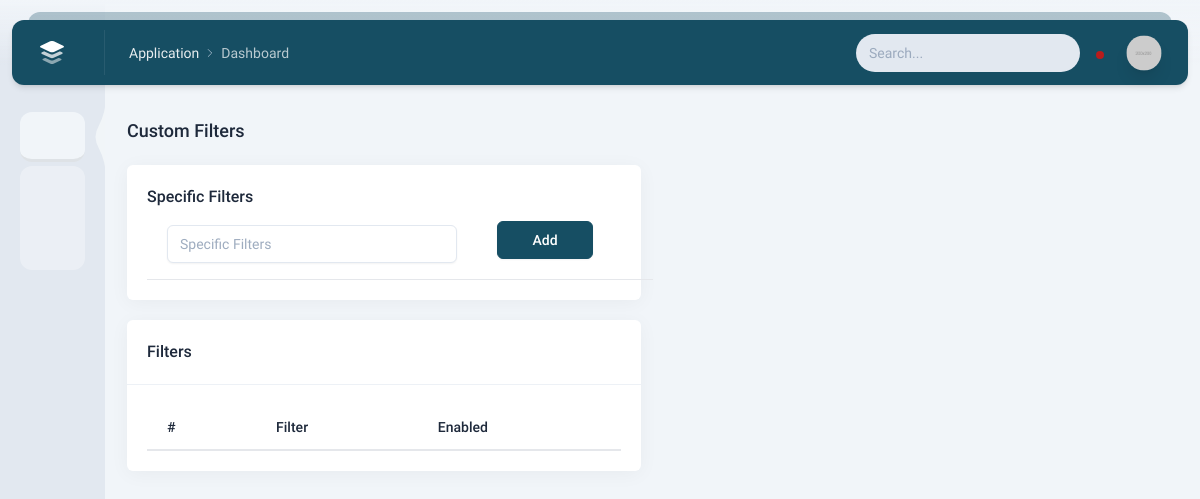
Before: /Custom-filter-light/ (signed in) with the older database file.
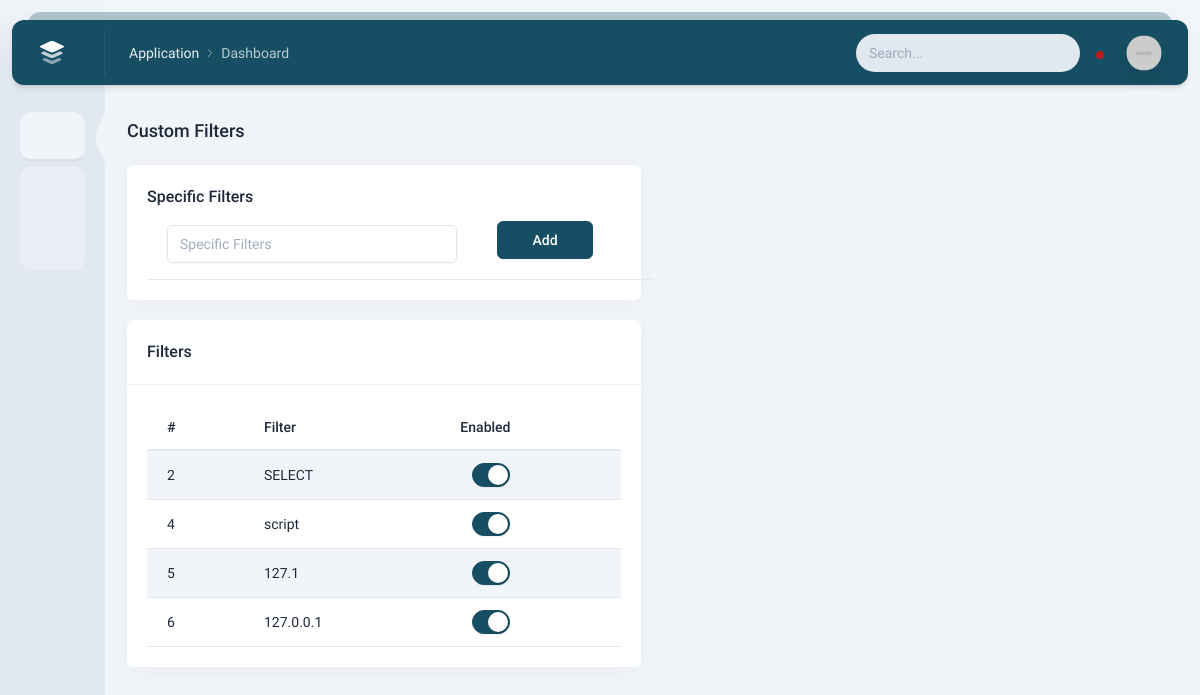
After: the same page with the newer database file.
### main/models.py (models this page shows, shortened)
class Pattern(models.Model):
    name=models.CharField( max_length=100)
    is_enabled=models.BooleanField(default=False)

### main/views.py (the view)
# urls.py: path('Custom-filter-light/', views.Custom_filter_light,name='Custom-filter-light'),
@login_required(login_url='main:login-light')
def Custom_filter_light (request):
    if request.method == 'POST':
        form = Patternform(request.POST)
        if form.is_valid():
            print('form is valid')
            form.save()
            return redirect(reverse('main:Custom-filter-light'))
        else:
            print('in else')
            form = Patternform()
            return render (request,'main/Custom-filter-light.html',{'title':"Custom-filter-light"})
    else:
        return render (request,'main/Custom-filter-light.html',{'title':"Custom-filter-light","patterns":Pattern.objects.all()})

### main/templates/main/Custom-filter-light.html (shortened to what this page needs)
{% extends "index.html" %}
{% load static %}
{% block content %}
    <div class="content">
                <div class="intro-y flex items-center mt-8">
                    <h2 class="text-lg font-medium mr-auto">
                        Custom Filters
                    </h2>
                </div>
                <div class="grid grid-cols-12 gap-6 mt-5">
                    <div class="intro-y col-span-12 lg:col-span-6">
                            <div class="intro-y col-span-12 lg:col-span-6">
                                <div class="intro-y box">
                                    <form method='POST' enctype="multipart/form-data">
                                    <div id="input" class="p-5">
                                        <div class="preview">
                                            <div>
                                                <h2 class="font-medium text-base mr-auto">
                                                    Specific Filters
                                                </h2>
                                                <table class="table">
                                                    <td><input id="regular-form-1" type="text" class="form-control" style="width:290px" placeholder="Specific Filters" name= "name"></td>
                                                    <td> <button class="btn btn-primary w-24 mr-10 mb-2" type="submit" value="save" >Add</button></td>
                                                </table>
                                            </div>
                                        </div>
                                    </div>
                                    </form>
                                </div>
                        <div class="intro-y box mt-5">
                            <div class="flex flex-col sm:flex-row items-center p-5 border-b border-slate-200/60">
                                <h2 class="font-medium text-base mr-auto">
                                   Filters
                                </h2>
                            </div>
                            <div class="p-5" id="striped-rows-table">
                                <div class="preview">
                                    <div class="overflow-x-auto">
                                        <table class="table table-striped">
                                            <thead>
                                                <tr>
                                                    <th class="whitespace-nowrap">#</th>
                                                    <th class="whitespace-nowrap">Filter</th>
                                                    <th class="whitespace-nowrap">Enabled</th>
                                                </tr>
                                            </thead>
                                            <tbody>
                                                {% for pattern in patterns %}
                                                <tr>
                                                    <td>{{pattern.id}}</td>
                                                    <td>{{pattern.name}}</td>
                                                    <td><div class="form-check form-switch w-full sm:w-auto sm:ml-auto mt-3 sm:mt-0">
                                                        <input id="show-example-1" data-target="#basic-dropdown" class="show-code form-check-input mr-0 ml-3" type="checkbox"checked>
                                                    </div></td>
                                                </tr>
                                                {% endfor %}
                                            </tbody>
                                        </table>
                                    </div>
                                </div>
                            </div>
                        </div>
                    </div>
                </div>
    </div>
    {% endblock content %}

Changed rows visible on the page:
added Pattern: id "2", name "SELECT"
added Pattern: id "4", name "script"
added Pattern: id "5", name "127.1"
added Pattern: id "6", name "127.0.0.1"
